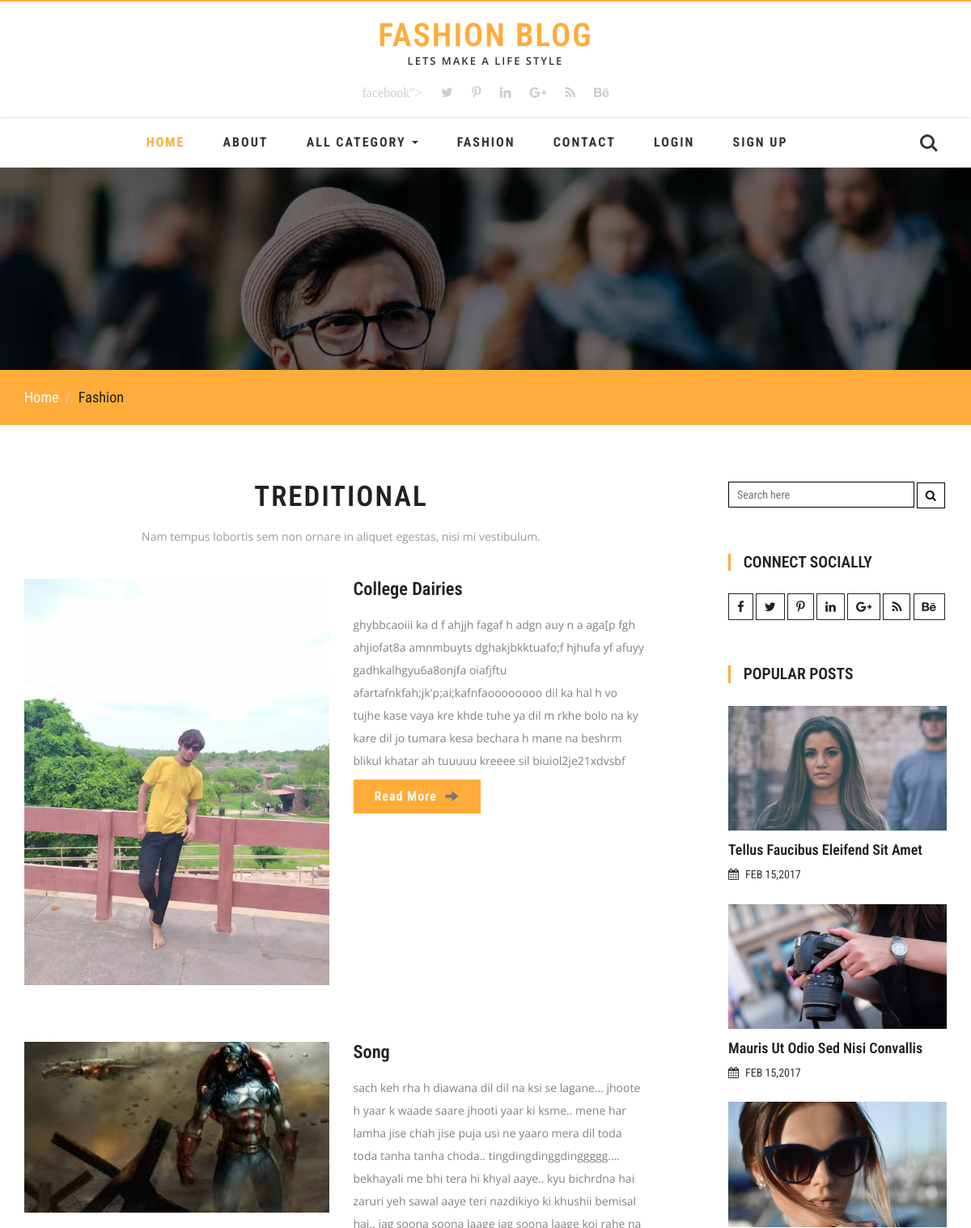
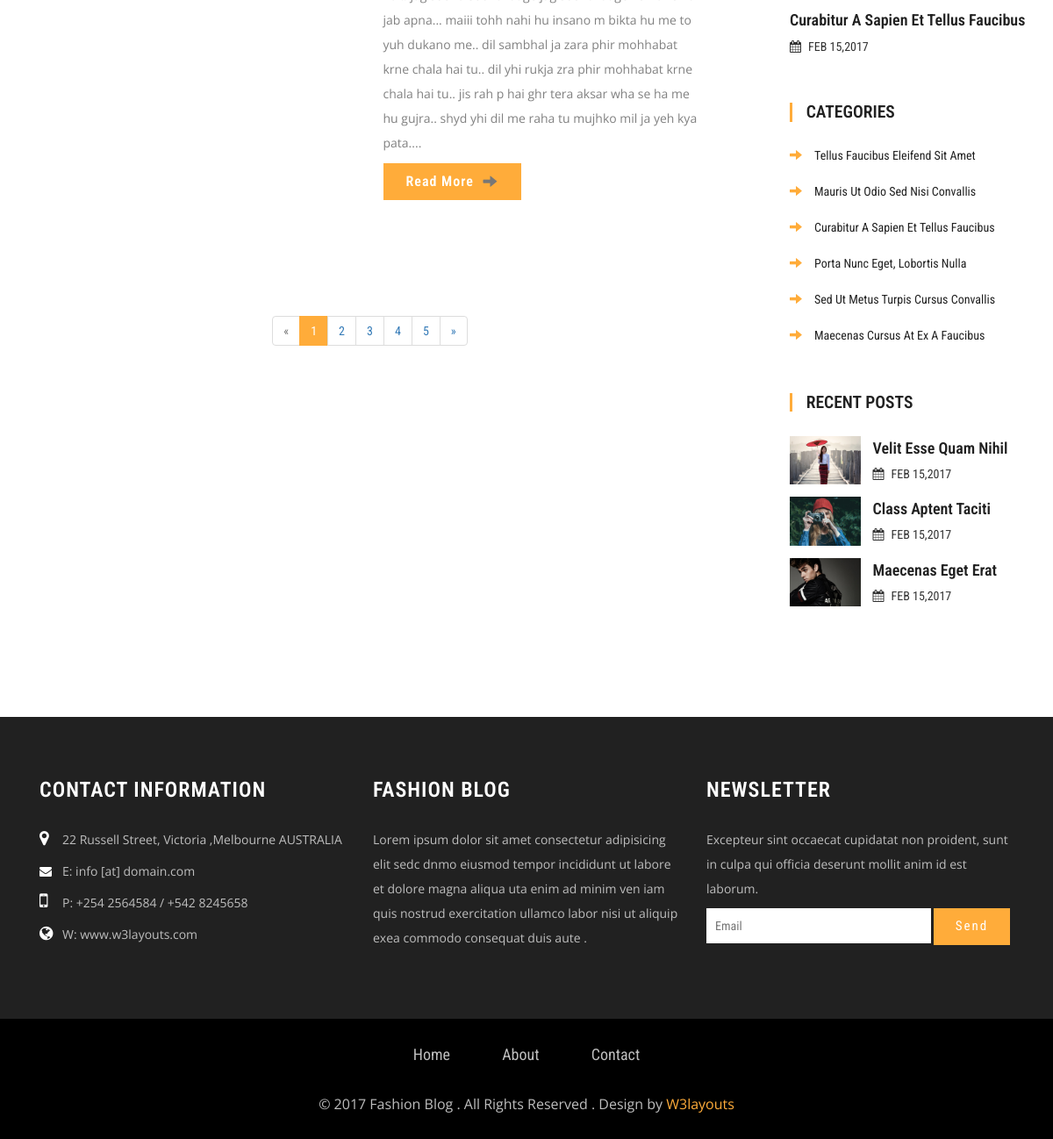
The page /catigorypot/1/ on the database its author committed (2 pictures, top to bottom).
### Blog/models.py (models this page shows, shortened)
class Category(models.Model):
    name = models.CharField(max_length=100,null=True)

class Post(models.Model):
    category=models.ForeignKey(Category,on_delete=models.CASCADE,null=True)
    User=models.ForeignKey(User,on_delete=models.CASCADE,null=True)
    title=models.CharField(max_length=100,null=True)
    subtitle=models.CharField(max_length=50,null=True)
    image=models.FileField(null=True)
    date=models.DateField(null=True)
    discription = models.CharField(max_length=400,null=True)

### Blog/views.py (the view)
# urls.py: url(r'^catigorypot/(?P<cid>[0-9]+)/$',catygiory_post,name='catigorypost')
def catygiory_post(request,cid):
    data =Category.objects.get(id=cid)
    all_post = data.post_set.all
    d = {'all_cat': all_cat(),'data':all_post,'cat':data}
    return render(request,'category_post.html',d)

### Blog/views.py (called while the page is built)
def all_cat():
    all_cat = Category.objects.all()
    return all_cat

### Blog/templates/category_post.html
		{% extends 'base.html' %}
			{% load static %}
			{% block body %}
	<div class="agile-banner">
	</div>
	<div class="breadcrumbs">
		<div class="container">
			<ol class="breadcrumb breadcrumb1 animated wow slideInLeft" data-wow-delay=".5s">
				<li><a href="index.html">Home</a></li>
				<li class="active">Fashion</li>
			</ol>
		</div>
	</div>
	<div class="container">
		<div class="banner-btm-agile">
			<div class="col-md-9 btm-wthree-left">
			<div class="agileits_heading_section">
				<h3 class="wthree_head">{{ cat.name }}</h3>
				<p class="agileinfo_para">Nam tempus lobortis sem non ornare in aliquet egestas, nisi mi vestibulum.</p>
			</div>
				<div class="events w3">
					<div class="events-main">
						{% for i in data %}
						<div class="events-top">
							<div class="col-md-6  w3ls fea-left">
								<div class="w3agile_special_deals_grid_left_grid">
									<a href="singlepage.html"><img src="{{ i.image.url }}" class="img-responsive" alt="" /></a>
								</div>
							</div>
							<div class="col-md-6  w3-agile fea-right">
								<h3>{{ i.title }}</h3>
								<p>{{ i.discription }}</p>
								<a class="agileits w3layouts" href="{% url 'blogdetail' i.id %}">Read More <span class="glyphicon agileits w3layouts glyphicon-arrow-right" aria-hidden="true"></span></a>
							</div>
						<div class="clearfix"></div>
					</div>
							{% endfor %}
				</div>
					<nav class="events agileits">
						<ul class="pagination w3_paging">
							<li class="disabled"><a href="#" aria-label="Previous"><span aria-hidden="true">«</span></a></li>
							<li class="active"><a href="#">1 <span class="sr-only">(current)</span></a></li>
							<li><a href="#">2</a></li>
							<li><a href="#">3</a></li>
							<li><a href="#">4</a></li>
							<li><a href="#">5</a></li>
							<li>
							<a href="#" aria-label="Next">
							<span aria-hidden="true">»</span>
							</a>
							</li>
						</ul>
					</nav>
				</div>
		    </div>
			<div class="col-md-3 w3agile_blog_left">
				<div class="wthreesearch">
							<form action="#" method="post">
								<input type="search" name="Search" placeholder="Search here" required="">
								<button type="submit" class="btn btn-default search" aria-label="Left Align">
									<i class="fa fa-search" aria-hidden="true"></i>
								</button>
							</form>
				</div>
				<div class="agileinfo_calender">
				<h3>CONNECT SOCIALLY</h3>
				<div class="w3ls-social-icons-1">
					<a class="facebook" href="#"><i class="fa fa-facebook"></i></a>
					<a class="twitter" href="#"><i class="fa fa-twitter"></i></a>
					<a class="pinterest" href="#"><i class="fa fa-pinterest-p"></i></a>
					<a class="linkedin" href="#"><i class="fa fa-linkedin"></i></a>
					<a class="linkedin" href="#"><i class="fa fa-google-plus"></i></a>
					<a class="linkedin" href="#"><i class="fa fa-rss"></i></a>
					<a class="linkedin" href="#"><i class="fa fa-behance"></i></a>
				</div>
				</div>
				<div class="w3ls_popular_posts">
					<h3>Popular Posts</h3>
					<div class="agileits_popular_posts_grid">
						<div class="w3agile_special_deals_grid_left_grid">
							<a href="singlepage.html"><img src="{% static 'images/p1.jpg' %}" class="img-responsive" alt="" /></a>
						</div>
						<h4><a href="singlepage.html">Tellus Faucibus Eleifend Sit Amet</a></h4>
						<h5><i class="fa fa-calendar" aria-hidden="true"></i>FEB 15,2017</h5>
					</div>
					<div class="agileits_popular_posts_grid">
						<div class="w3agile_special_deals_grid_left_grid">
								<a href="singlepage.html"><img src="{% static 'images/p2.jpg' %}" class="img-responsive" alt="" /></a>
							</div>
						<h4><a href="singlepage.html">Mauris Ut Odio Sed Nisi Convallis</a></h4>
						<h5><i class="fa fa-calendar" aria-hidden="true"></i>FEB 15,2017</h5>
					</div>
					<div class="agileits_popular_posts_grid">
						<div class="w3agile_special_deals_grid_left_grid">
								<a href="singlepage.html"><img src="{% static 'images/p3.jpg' %}" class="img-responsive" alt="" /></a>
						</div>
						<h4><a href="singlepage.html">Curabitur A Sapien Et Tellus Faucibus</a></h4>
						<h5><i class="fa fa-calendar" aria-hidden="true"></i>FEB 15,2017</h5>
					</div>
				</div>
				<div class="w3l_categories">
					<h3>Categories</h3>
					<ul>
						<li><a href="singlepage.html"><span class="glyphicon glyphicon-arrow-right" aria-hidden="true"></span>tellus faucibus eleifend sit amet</a></li>
						<li><a href="singlepage.html"><span class="glyphicon glyphicon-arrow-right" aria-hidden="true"></span>Mauris ut odio sed nisi convallis</a></li>
						<li><a href="singlepage.html"><span class="glyphicon glyphicon-arrow-right" aria-hidden="true"></span>Curabitur a sapien et tellus faucibus</a></li>
						<li><a href="singlepage.html"><span class="glyphicon glyphicon-arrow-right" aria-hidden="true"></span>porta nunc eget, lobortis nulla</a></li>
						<li><a href="singlepage.html"><span class="glyphicon glyphicon-arrow-right" aria-hidden="true"></span>Sed ut metus turpis cursus convallis</a></li>
						<li><a href="singlepage.html"><span class="glyphicon glyphicon-arrow-right" aria-hidden="true"></span>Maecenas cursus at ex a faucibus</a></li>
					</ul>
				</div>
			<div class="w3ls_recent_posts">
					<h3>Recent Posts</h3>
					<div class="agileits_recent_posts_grid">
						<div class="agileits_recent_posts_gridl">
							<div class="w3agile_special_deals_grid_left_grid">
									<a href="singlepage.html"><img src="{% static 'images/r1.jpg' %}" class="img-responsive" alt="" /></a>
								</div>
						</div>
						<div class="agileits_recent_posts_gridr">
							<h4><a href="singlepage.html">velit esse quam nihil</a></h4>
							<h5><i class="fa fa-calendar" aria-hidden="true"></i>FEB 15,2017</h5>
						</div>
						<div class="clearfix"> </div>
					</div>
					<div class="agileits_recent_posts_grid">
						<div class="agileits_recent_posts_gridl">
							<div class="w3agile_special_deals_grid_left_grid">
									<a href="singlepage.html"><img src="{% static 'images/r2.jpg' %}" class="img-responsive" alt="" /></a>
								</div>
						</div>
						<div class="agileits_recent_posts_gridr">
							<h4><a href="singlepage.html">Class aptent taciti </a></h4>
							<h5><i class="fa fa-calendar" aria-hidden="true"></i>FEB 15,2017</h5>
						</div>
						<div class="clearfix"> </div>
					</div>
					<div class="agileits_recent_posts_grid">
						<div class="agileits_recent_posts_gridl">
							<div class="w3agile_special_deals_grid_left_grid">
									<a href="singlepage.html"><img src="{% static 'images/r3.jpg' %}" class="img-responsive" alt="" /></a>
								</div>
						</div>
						<div class="agileits_recent_posts_gridr">
							<h4><a href="singlepage.html">Maecenas eget erat </a></h4>
							<h5><i class="fa fa-calendar" aria-hidden="true"></i>FEB 15,2017</h5>
						</div>
						<div class="clearfix"> </div>
					</div>
				</div>
			</div>
			<div class="clearfix"></div>
		</div>
	</div>
		{% endblock %}

### rows shown on the page
Category: name "TREDITIONAL"
Post: image (picture), title "College Dairies", discription "ghybbcaoiii ka d f ahjjh fagaf h adgn auy n a aga[p fgh ahjiofat8a amnmbuyts dghakjbkktuafo;f hjhufa yf afuyy gadhkalhgyu6a8onjfa oiafjftu afartafnkfah;jk'p;ai;kafnfaoooooooo dil ka hal h vo tujhe kase vaya kre khde tuhe ya dil m rkhe bolo na ky kare dil jo tumara kesa bechara h mane na beshrm blikul khatar ah tuuuuu kreeee sil biuiol2je21xdvsbf"
Post: image (picture), title "Song", discription "sach keh rha h diawana dil dil na ksi se lagane... jhoote h yaar k waade saare jhooti yaar ki ksme.. mene har lamha jise chah jise puja usi ne yaaro mera dil toda toda tanha tanha choda.. tingdingdinggdinggggg.... bekhayali me bhi tera hi khyal aaye.. kyu bichrdna hai zaruri yeh sawal aaye teri nazdikiyo ki khushii bemisal hai.. jag soona soona laage jag soona laage koi rahe na jab apna... maiii tohh nahi hu insano m bikta hu me to yuh dukano me.. dil sambhal ja zara phir mohhabat krne chala hai tu.. dil yhi rukja zra phir mohhabat krne chala hai tu.. jis rah p hai ghr tera aksar wha se ha me hu gujra.. shyd yhi dil me raha tu mujhko mil ja yeh kya pata...."
